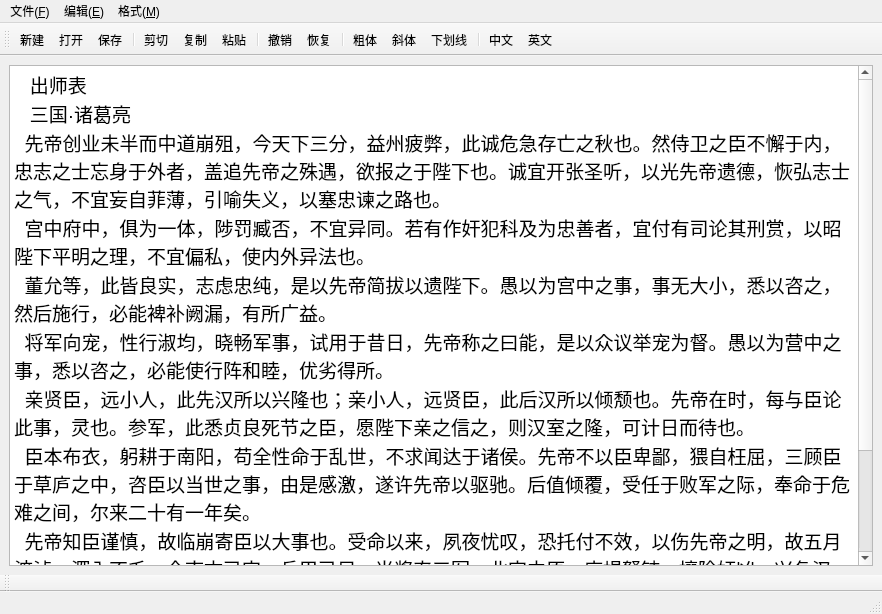
<?xml version="1.0" encoding="UTF-8"?>
<ui version="4.0">
 <class>MainWindow</class>
 <widget class="QMainWindow" name="MainWindow">
  <property name="geometry">
   <rect>
    <x>0</x>
    <y>0</y>
    <width>882</width>
    <height>614</height>
   </rect>
  </property>
  <property name="windowTitle">
   <string>MainWindow</string>
  </property>
  <property name="toolButtonStyle">
   <enum>Qt::ToolButtonStyle::ToolButtonTextUnderIcon</enum>
  </property>
  <widget class="QWidget" name="centralwidget">
   <layout class="QGridLayout" name="gridLayout">
    <item row="0" column="0">
     <widget class="myEdit" name="textEdit_content">
      <property name="html">
       <string>&lt;!DOCTYPE HTML PUBLIC &quot;-//W3C//DTD HTML 4.0//EN&quot; &quot;http://www.w3.org/TR/REC-html40/strict.dtd&quot;&gt;
&lt;html&gt;&lt;head&gt;&lt;meta name=&quot;qrichtext&quot; content=&quot;1&quot; /&gt;&lt;meta charset=&quot;utf-8&quot; /&gt;&lt;style type=&quot;text/css&quot;&gt;
p, li { white-space: pre-wrap; }
hr { height: 1px; border-width: 0; }
li.unchecked::marker { content: &quot;\2610&quot;; }
li.checked::marker { content: &quot;\2612&quot;; }
&lt;/style&gt;&lt;/head&gt;&lt;body style=&quot; font-family:'Microsoft YaHei UI'; font-size:9pt; font-weight:400; font-style:normal;&quot;&gt;
&lt;p style=&quot; margin-top:0px; margin-bottom:0px; margin-left:0px; margin-right:0px; -qt-block-indent:0; text-indent:0px;&quot;&gt;&lt;span style=&quot; font-size:14pt;&quot;&gt;   出师表&lt;/span&gt;&lt;/p&gt;
&lt;p style=&quot; margin-top:0px; margin-bottom:0px; margin-left:0px; margin-right:0px; -qt-block-indent:0; text-indent:0px;&quot;&gt;&lt;span style=&quot; font-size:14pt;&quot;&gt;   三国·诸葛亮  &lt;/span&gt;&lt;/p&gt;
&lt;p style=&quot; margin-top:0px; margin-bottom:0px; margin-left:0px; margin-right:0px; -qt-block-indent:0; text-indent:0px;&quot;&gt;&lt;span style=&quot; font-size:14pt;&quot;&gt;  先帝创业未半而中道崩殂，今天下三分，益州疲弊，此诚危急存亡之秋也。然侍卫之臣不懈于内，忠志之士忘身于外者，盖追先帝之殊遇，欲报之于陛下也。诚宜开张圣听，以光先帝遗德，恢弘志士之气，不宜妄自菲薄，引喻失义，以塞忠谏之路也。&lt;/span&gt;&lt;/p&gt;
&lt;p style=&quot; margin-top:0px; margin-bottom:0px; margin-left:0px; margin-right:0px; -qt-block-indent:0; text-indent:0px;&quot;&gt;&lt;span style=&quot; font-size:14pt;&quot;&gt;  宫中府中，俱为一体，陟罚臧否，不宜异同。若有作奸犯科及为忠善者，宜付有司论其刑赏，以昭陛下平明之理，不宜偏私，使内外异法也。&lt;/span&gt;&lt;/p&gt;
&lt;p style=&quot; margin-top:0px; margin-bottom:0px; margin-left:0px; margin-right:0px; -qt-block-indent:0; text-indent:0px;&quot;&gt;&lt;span style=&quot; font-size:14pt;&quot;&gt;  董允等，此皆良实，志虑忠纯，是以先帝简拔以遗陛下。愚以为宫中之事，事无大小，悉以咨之，然后施行，必能裨补阙漏，有所广益。&lt;/span&gt;&lt;/p&gt;
&lt;p style=&quot; margin-top:0px; margin-bottom:0px; margin-left:0px; margin-right:0px; -qt-block-indent:0; text-indent:0px;&quot;&gt;&lt;span style=&quot; font-size:14pt;&quot;&gt;  将军向宠，性行淑均，晓畅军事，试用于昔日，先帝称之曰能，是以众议举宠为督。愚以为营中之事，悉以咨之，必能使行阵和睦，优劣得所。&lt;/span&gt;&lt;/p&gt;
&lt;p style=&quot; margin-top:0px; margin-bottom:0px; margin-left:0px; margin-right:0px; -qt-block-indent:0; text-indent:0px;&quot;&gt;&lt;span style=&quot; font-size:14pt;&quot;&gt;  亲贤臣，远小人，此先汉所以兴隆也；亲小人，远贤臣，此后汉所以倾颓也。先帝在时，每与臣论此事，灵也。参军，此悉贞良死节之臣，愿陛下亲之信之，则汉室之隆，可计日而待也。&lt;/span&gt;&lt;/p&gt;
&lt;p style=&quot; margin-top:0px; margin-bottom:0px; margin-left:0px; margin-right:0px; -qt-block-indent:0; text-indent:0px;&quot;&gt;&lt;span style=&quot; font-size:14pt;&quot;&gt;  臣本布衣，躬耕于南阳，苟全性命于乱世，不求闻达于诸侯。先帝不以臣卑鄙，猥自枉屈，三顾臣于草庐之中，咨臣以当世之事，由是感激，遂许先帝以驱驰。后值倾覆，受任于败军之际，奉命于危难之间，尔来二十有一年矣。&lt;/span&gt;&lt;/p&gt;
&lt;p style=&quot; margin-top:0px; margin-bottom:0px; margin-left:0px; margin-right:0px; -qt-block-indent:0; text-indent:0px;&quot;&gt;&lt;span style=&quot; font-size:14pt;&quot;&gt;  先帝知臣谨慎，故临崩寄臣以大事也。受命以来，夙夜忧叹，恐托付不效，以伤先帝之明，故五月渡泸，深入不毛。今南方已定，兵甲已足，当奖率三军，北定中原，庶竭驽钝，攘除奸凶，兴复汉室，还于旧都。此臣所以报先帝而忠陛下之职分也。至于斟酌损益，进尽忠言，允之任也。&lt;/span&gt;&lt;/p&gt;
&lt;p style=&quot; margin-top:0px; margin-bottom:0px; margin-left:0px; margin-right:0px; -qt-block-indent:0; text-indent:0px;&quot;&gt;&lt;span style=&quot; font-size:14pt;&quot;&gt;  愿陛下托臣以讨贼兴复之效，不效，则治臣之罪，以告先帝之灵。若无兴德之言，允等之慢，以彰其咎；陛下亦宜自谋，以咨诹善道，察纳雅言。深追先帝遗诏，臣不胜受恩感激。&lt;/span&gt;&lt;/p&gt;
&lt;p style=&quot; margin-top:0px; margin-bottom:0px; margin-left:0px; margin-right:0px; -qt-block-indent:0; text-indent:0px;&quot;&gt;&lt;span style=&quot; font-size:14pt;&quot;&gt;  今当远离，临表涕零，不知所言。&lt;/span&gt;&lt;/p&gt;&lt;/body&gt;&lt;/html&gt;</string>
      </property>
     </widget>
    </item>
   </layout>
  </widget>
  <widget class="QMenuBar" name="menubar">
   <property name="geometry">
    <rect>
     <x>0</x>
     <y>0</y>
     <width>882</width>
     <height>21</height>
    </rect>
   </property>
   <widget class="QMenu" name="menu_F">
    <property name="title">
     <string>文件(&amp;F)</string>
    </property>
    <addaction name="add_Files"/>
    <addaction name="add_open"/>
    <addaction name="file_save"/>
   </widget>
   <widget class="QMenu" name="menu_E">
    <property name="title">
     <string>编辑(&amp;E)</string>
    </property>
    <addaction name="file_del"/>
    <addaction name="file_copy"/>
    <addaction name="file_paste"/>
    <addaction name="separator"/>
    <addaction name="file_undo"/>
    <addaction name="file_redo"/>
   </widget>
   <widget class="QMenu" name="menu_N">
    <property name="title">
     <string>格式(&amp;M)</string>
    </property>
    <addaction name="font_bold"/>
    <addaction name="font_ltalic"/>
    <addaction name="file_underline"/>
   </widget>
   <addaction name="menu_F"/>
   <addaction name="menu_E"/>
   <addaction name="menu_N"/>
  </widget>
  <widget class="QStatusBar" name="statusbar"/>
  <widget class="QToolBar" name="toolBar">
   <property name="windowTitle">
    <string>toolBar</string>
   </property>
   <attribute name="toolBarArea">
    <enum>TopToolBarArea</enum>
   </attribute>
   <attribute name="toolBarBreak">
    <bool>false</bool>
   </attribute>
   <addaction name="add_Files"/>
   <addaction name="add_open"/>
   <addaction name="file_save"/>
   <addaction name="separator"/>
   <addaction name="file_del"/>
   <addaction name="file_copy"/>
   <addaction name="file_paste"/>
   <addaction name="separator"/>
   <addaction name="file_undo"/>
   <addaction name="file_redo"/>
   <addaction name="separator"/>
   <addaction name="font_bold"/>
   <addaction name="font_ltalic"/>
   <addaction name="file_underline"/>
   <addaction name="separator"/>
   <addaction name="file_chinese"/>
   <addaction name="file_engilsh"/>
  </widget>
  <widget class="QToolBar" name="toolBar_down">
   <property name="windowTitle">
    <string>toolBar_2</string>
   </property>
   <attribute name="toolBarArea">
    <enum>BottomToolBarArea</enum>
   </attribute>
   <attribute name="toolBarBreak">
    <bool>false</bool>
   </attribute>
  </widget>
  <action name="add_Files">
   <property name="icon">
    <iconset resource="res.qrc">
     <normaloff>:/icon/bendiwenjian.png</normaloff>:/icon/bendiwenjian.png</iconset>
   </property>
   <property name="text">
    <string>新建</string>
   </property>
   <property name="toolTip">
    <string>新建文件</string>
   </property>
   <property name="shortcut">
    <string>Ctrl+N</string>
   </property>
   <property name="menuRole">
    <enum>QAction::MenuRole::NoRole</enum>
   </property>
  </action>
  <action name="add_open">
   <property name="icon">
    <iconset resource="res.qrc">
     <normaloff>:/icon/morenwenjian.png</normaloff>:/icon/morenwenjian.png</iconset>
   </property>
   <property name="text">
    <string>打开</string>
   </property>
   <property name="toolTip">
    <string>打开文件</string>
   </property>
   <property name="shortcut">
    <string>Ctrl+O</string>
   </property>
   <property name="menuRole">
    <enum>QAction::MenuRole::NoRole</enum>
   </property>
  </action>
  <action name="file_save">
   <property name="icon">
    <iconset resource="res.qrc">
     <normaloff>:/icon/txtwenjian.png</normaloff>:/icon/txtwenjian.png</iconset>
   </property>
   <property name="text">
    <string>保存</string>
   </property>
   <property name="toolTip">
    <string>保存文件</string>
   </property>
   <property name="shortcut">
    <string>Ctrl+S</string>
   </property>
   <property name="menuRole">
    <enum>QAction::MenuRole::NoRole</enum>
   </property>
  </action>
  <action name="file_del">
   <property name="icon">
    <iconset theme="QIcon::ThemeIcon::EditCut"/>
   </property>
   <property name="text">
    <string>剪切</string>
   </property>
   <property name="toolTip">
    <string>剪切</string>
   </property>
   <property name="shortcut">
    <string>Ctrl+X</string>
   </property>
   <property name="menuRole">
    <enum>QAction::MenuRole::NoRole</enum>
   </property>
  </action>
  <action name="file_copy">
   <property name="icon">
    <iconset theme="QIcon::ThemeIcon::EditCopy"/>
   </property>
   <property name="text">
    <string>复制</string>
   </property>
   <property name="toolTip">
    <string>复制</string>
   </property>
   <property name="shortcut">
    <string>Ctrl+C</string>
   </property>
   <property name="menuRole">
    <enum>QAction::MenuRole::NoRole</enum>
   </property>
  </action>
  <action name="file_paste">
   <property name="icon">
    <iconset theme="QIcon::ThemeIcon::EditPaste"/>
   </property>
   <property name="text">
    <string>粘贴</string>
   </property>
   <property name="toolTip">
    <string>粘贴</string>
   </property>
   <property name="shortcut">
    <string>Ctrl+V</string>
   </property>
   <property name="menuRole">
    <enum>QAction::MenuRole::NoRole</enum>
   </property>
  </action>
  <action name="file_redo">
   <property name="icon">
    <iconset theme="QIcon::ThemeIcon::EditRedo"/>
   </property>
   <property name="text">
    <string>恢复</string>
   </property>
   <property name="toolTip">
    <string>恢复</string>
   </property>
   <property name="shortcut">
    <string>Ctrl+Y</string>
   </property>
   <property name="menuRole">
    <enum>QAction::MenuRole::NoRole</enum>
   </property>
  </action>
  <action name="file_undo">
   <property name="icon">
    <iconset theme="QIcon::ThemeIcon::DocumentRevert"/>
   </property>
   <property name="text">
    <string>撤销</string>
   </property>
   <property name="toolTip">
    <string>撤销</string>
   </property>
   <property name="shortcut">
    <string>Ctrl+Z</string>
   </property>
   <property name="menuRole">
    <enum>QAction::MenuRole::NoRole</enum>
   </property>
  </action>
  <action name="font_bold">
   <property name="checkable">
    <bool>true</bool>
   </property>
   <property name="icon">
    <iconset theme="QIcon::ThemeIcon::FormatTextBold"/>
   </property>
   <property name="text">
    <string>粗体</string>
   </property>
   <property name="toolTip">
    <string>粗体</string>
   </property>
   <property name="shortcut">
    <string>Ctrl+B</string>
   </property>
   <property name="menuRole">
    <enum>QAction::MenuRole::NoRole</enum>
   </property>
  </action>
  <action name="font_ltalic">
   <property name="checkable">
    <bool>true</bool>
   </property>
   <property name="icon">
    <iconset theme="QIcon::ThemeIcon::FormatTextItalic"/>
   </property>
   <property name="text">
    <string>斜体</string>
   </property>
   <property name="toolTip">
    <string>斜体</string>
   </property>
   <property name="shortcut">
    <string>Ctrl+I</string>
   </property>
   <property name="menuRole">
    <enum>QAction::MenuRole::NoRole</enum>
   </property>
  </action>
  <action name="file_underline">
   <property name="checkable">
    <bool>true</bool>
   </property>
   <property name="icon">
    <iconset resource="res.qrc">
     <normaloff>:/icon/xiahuaxian.png</normaloff>:/icon/xiahuaxian.png</iconset>
   </property>
   <property name="text">
    <string>下划线</string>
   </property>
   <property name="toolTip">
    <string>下划线</string>
   </property>
   <property name="shortcut">
    <string>Ctrl+U</string>
   </property>
   <property name="menuRole">
    <enum>QAction::MenuRole::NoRole</enum>
   </property>
  </action>
  <action name="file_chinese">
   <property name="checkable">
    <bool>true</bool>
   </property>
   <property name="icon">
    <iconset resource="res.qrc">
     <normaloff>:/icon/chinese.png</normaloff>:/icon/chinese.png</iconset>
   </property>
   <property name="text">
    <string>中文</string>
   </property>
   <property name="toolTip">
    <string>中文</string>
   </property>
   <property name="menuRole">
    <enum>QAction::MenuRole::NoRole</enum>
   </property>
  </action>
  <action name="file_engilsh">
   <property name="checkable">
    <bool>true</bool>
   </property>
   <property name="icon">
    <iconset resource="res.qrc">
     <normaloff>:/icon/english.png</normaloff>:/icon/english.png</iconset>
   </property>
   <property name="text">
    <string>英文</string>
   </property>
   <property name="toolTip">
    <string>英文</string>
   </property>
   <property name="menuRole">
    <enum>QAction::MenuRole::NoRole</enum>
   </property>
  </action>
  <action name="file_close">
   <property name="icon">
    <iconset theme="QIcon::ThemeIcon::ApplicationExit"/>
   </property>
   <property name="text">
    <string>关闭</string>
   </property>
   <property name="toolTip">
    <string>关闭</string>
   </property>
   <property name="menuRole">
    <enum>QAction::MenuRole::NoRole</enum>
   </property>
  </action>
 </widget>
 <customwidgets>
  <customwidget>
   <class>myEdit</class>
   <extends>QTextEdit</extends>
   <header>myedit.h</header>
  </customwidget>
 </customwidgets>
 <resources>
  <include location="res.qrc"/>
 </resources>
 <connections>
  <connection>
   <sender>file_del</sender>
   <signal>triggered()</signal>
   <receiver>textEdit_content</receiver>
   <slot>cut()</slot>
   <hints>
    <hint type="sourcelabel">
     <x>-1</x>
     <y>-1</y>
    </hint>
    <hint type="destinationlabel">
     <x>445</x>
     <y>327</y>
    </hint>
   </hints>
  </connection>
  <connection>
   <sender>file_copy</sender>
   <signal>triggered()</signal>
   <receiver>textEdit_content</receiver>
   <slot>copy()</slot>
   <hints>
    <hint type="sourcelabel">
     <x>-1</x>
     <y>-1</y>
    </hint>
    <hint type="destinationlabel">
     <x>445</x>
     <y>327</y>
    </hint>
   </hints>
  </connection>
  <connection>
   <sender>file_paste</sender>
   <signal>triggered()</signal>
   <receiver>textEdit_content</receiver>
   <slot>paste()</slot>
   <hints>
    <hint type="sourcelabel">
     <x>-1</x>
     <y>-1</y>
    </hint>
    <hint type="destinationlabel">
     <x>445</x>
     <y>327</y>
    </hint>
   </hints>
  </connection>
  <connection>
   <sender>file_undo</sender>
   <signal>triggered()</signal>
   <receiver>textEdit_content</receiver>
   <slot>undo()</slot>
   <hints>
    <hint type="sourcelabel">
     <x>-1</x>
     <y>-1</y>
    </hint>
    <hint type="destinationlabel">
     <x>445</x>
     <y>327</y>
    </hint>
   </hints>
  </connection>
  <connection>
   <sender>file_redo</sender>
   <signal>triggered()</signal>
   <receiver>textEdit_content</receiver>
   <slot>redo()</slot>
   <hints>
    <hint type="sourcelabel">
     <x>-1</x>
     <y>-1</y>
    </hint>
    <hint type="destinationlabel">
     <x>445</x>
     <y>327</y>
    </hint>
   </hints>
  </connection>
  <connection>
   <sender>file_close</sender>
   <signal>triggered()</signal>
   <receiver>MainWindow</receiver>
   <slot>close()</slot>
   <hints>
    <hint type="sourcelabel">
     <x>-1</x>
     <y>-1</y>
    </hint>
    <hint type="destinationlabel">
     <x>440</x>
     <y>306</y>
    </hint>
   </hints>
  </connection>
  <connection>
   <sender>textEdit_content</sender>
   <signal>undoAvailable(bool)</signal>
   <receiver>file_undo</receiver>
   <slot>setEnabled(bool)</slot>
   <hints>
    <hint type="sourcelabel">
     <x>445</x>
     <y>327</y>
    </hint>
    <hint type="destinationlabel">
     <x>-1</x>
     <y>-1</y>
    </hint>
   </hints>
  </connection>
  <connection>
   <sender>textEdit_content</sender>
   <signal>redoAvailable(bool)</signal>
   <receiver>file_redo</receiver>
   <slot>setEnabled(bool)</slot>
   <hints>
    <hint type="sourcelabel">
     <x>445</x>
     <y>327</y>
    </hint>
    <hint type="destinationlabel">
     <x>-1</x>
     <y>-1</y>
    </hint>
   </hints>
  </connection>
 </connections>
</ui>
